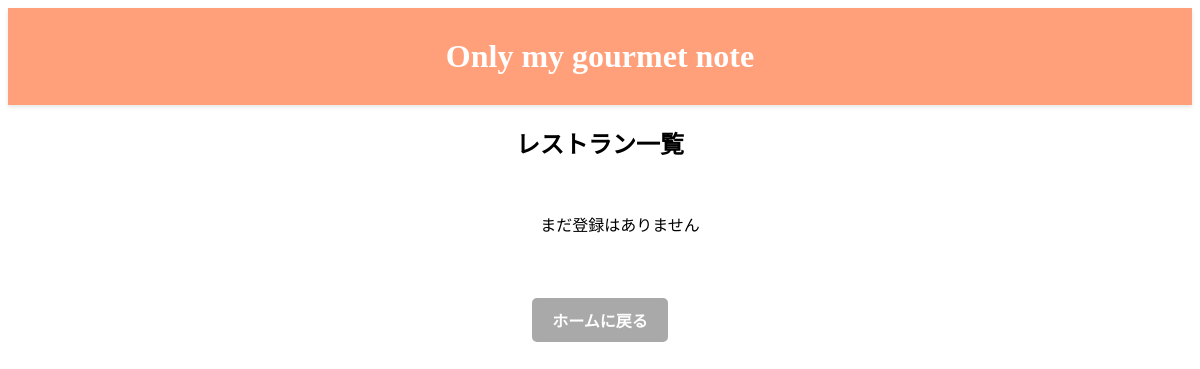
The app's page /restaurant/, older data.
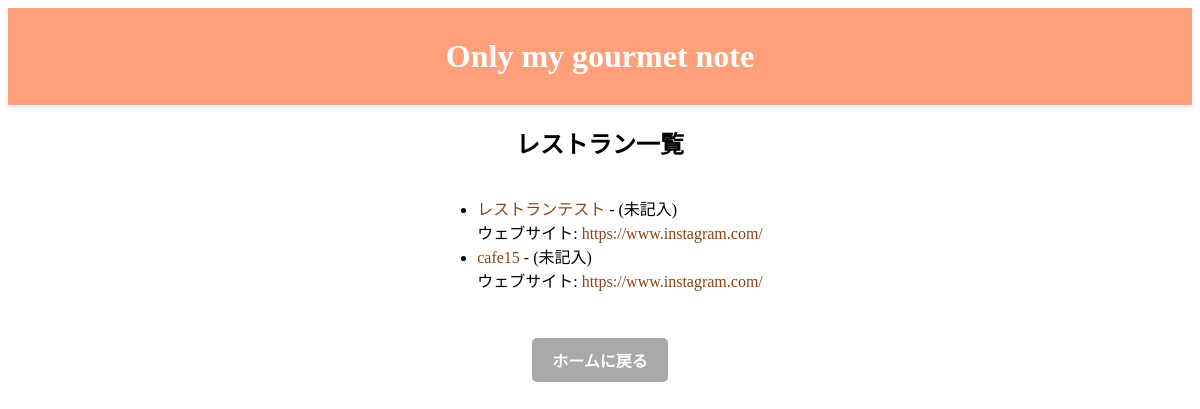
The same page, newer data.
### account/models.py (models this page shows, shortened)
class Restaurant(models.Model):
    name = models.CharField(max_length=100, verbose_name='店名')
    phone_number = models.CharField(max_length=15, blank=True, null=True, verbose_name='電話番号')
    location = models.CharField(max_length=100, blank=True, null=True, verbose_name='場所')
    genre = models.CharField(max_length=50, blank=True, null=True, verbose_name='ジャンル')
    category = models.CharField(max_length=50, default='未指定', verbose_name='カテゴリー')  # デフォルト値を '未指定' に設定
    price_range = models.CharField(max_length=50, blank=True, null=True, verbose_name='価格帯')
    google_maps = models.TextField(blank=True, null=True)
    photo = models.ImageField(upload_to='restaurant_photos/', blank=True, null=True)
    url = models.URLField(max_length=200, blank=True, null=True)
    created_at = models.DateTimeField(default=timezone.now)
    updated_at = models.DateTimeField(auto_now=True)
    pass

### account/views.py (the view, shortened to what this page needs)
# urls.py: path('restaurant/', views.restaurantListView.as_view(), name='restaurant_list'),
class restaurantListView(ListView):
    model = Restaurant
    template_name = 'account/restaurant_list.html'
    context_object_name = 'restaurants'
    def get_context_data(self, **kwargs):
        context = super().get_context_data(**kwargs)
        context['search_form'] = SearchForm()  # 検索フォームをコンテキストに追加
        return context
    def get_queryset(self):
        form = SearchForm(self.request.GET or None)
        queryset = super().get_queryset()  # デフォルトのクエリセットを取得
        return queryset

### account/templates/account/restaurant_list.html (shortened to what this page needs)
{% extends "account/base.html" %}
{% block content %}
  <div class="container">
    <h2>レストラン一覧</h2>
    <ul class="restaurant-list">
      {% for restaurant in restaurants %}
        <li>
          <a href="{% url 'account:restaurant_detail' restaurant.id %}">
            {{ restaurant.name }}
          </a>
          - {{ restaurant.address|default:"(未記入)" }}
          {% if restaurant.url %}
            <br>ウェブサイト: <a href="{{ restaurant.url }}" target="_blank" rel="noopener noreferrer">{{ restaurant.url }}</a>
          {% else %}
            <br>ウェブサイト: (未記入)
          {% endif %}
        </li>
        {% empty %}
        <p>まだ登録はありません</p>
      {% endfor %}
    </ul>
    <div class="centered-button-container">
      <a href="{% url 'account:home' %}" class="btn-home">ホームに戻る</a>
    </div>
  </div>
{% endblock %}

Row changes from the older to the newer data that the page shows:
added Restaurant: name "レストランテスト", address "(未記入)", url "https://www.instagram.com/"
added Restaurant: name "cafe15", address "(未記入)", url "https://www.instagram.com/"
Text that changed along with them:
text no longer shown: "まだ登録はありません"
